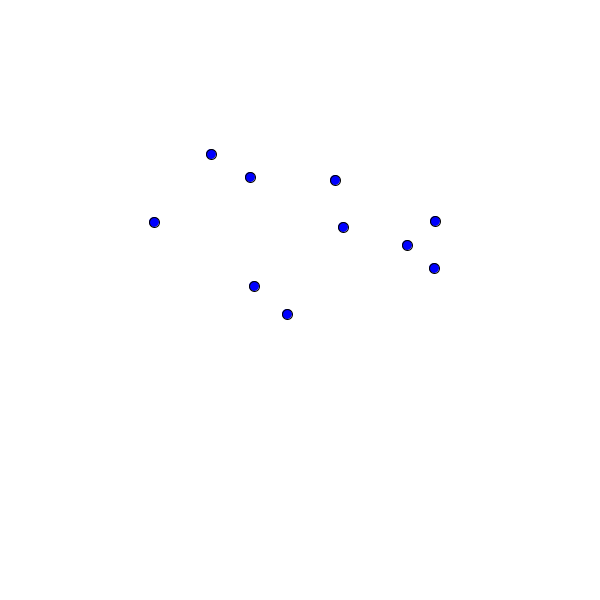
Frame 1 (no input)
Frame 60 (the mouse pressed at the canvas centre just before this capture): identical to frame 1, image omitted
Frame 120 (the mouse held since frame 60 and released just before this capture): identical to frame 1, image omitted

The Processing sketch that drew this single still picture (run headless with seeded random() and noise(); from frame 60 on, the mouse is pressed at the canvas centre):

// Processing sketch: Collisions
// ── Collisions.pde
ArrayList<Dot> pontos = new ArrayList<Dot>();
ArrayList<Box> boxes = new ArrayList<Box>();

boolean mPress = false;

void setup() {
  size(600, 600);
  for (int i = 0; i < 10; i++) {
    pontos.add(new Dot(new PVector((int)random(150, width-150), (int)random(150, height-150))));
  }
  boxes.add(new Box(true));
  boxes.add(new Box(false));
}

void draw() {
  background(255);
  fill(255);
  for (Dot d : pontos) {
    d.UpdateDot();
  }
}

void keyPressed() {
  pontos.add(new Dot(new PVector(mouseX, mouseY)));
}

void mousePressed() {

  mPress = true;
}

void mouseReleased() {
  mPress = false;
}

// ── Box.pde
class Box {
  PVector left;
  PVector right;
  PVector bottom;
  PVector up;
  PVector cornerPoint;
  PVector size;

  boolean isPointsBox;

  Box(boolean _isPointsBox) {
    isPointsBox = _isPointsBox;
    if (isPointsBox) {
      left = pontos.get(0).pos;
      right = pontos.get(0).pos;
      bottom = pontos.get(0).pos;
      up = pontos.get(0).pos;
    }
    cornerPoint = new PVector();
    size = new PVector();
  }

  void Update() {
    if (isPointsBox) {
      for (Dot p : pontos) {
        if (p.pos.x < left.x) {
          left = p.pos;
        }
        if (p.pos.x > right.x) {
          right = p.pos;
        }
        if (p.pos.y < up.y) {
          up = p.pos;
        }
        if (p.pos.y > bottom.y) {
          bottom = p.pos;
        }
      }
      cornerPoint = new PVector(left.x, up.y);
      size = new PVector(right.x - left.x, bottom.y - up.y);
    } else {
      cornerPoint = new PVector(mouseX, mouseY);
      size = new PVector(20, 20);
    }
    noFill();
    if (doOverlap(boxes.get(0), boxes.get(1))) {
      stroke(255, 0, 0);
    } else {
      stroke(0);
    }
    rect(cornerPoint.x-5, cornerPoint.y-5, size.x+10, size.y+10);
  }

  boolean CheckInside(PVector p) {
    if (p.x > cornerPoint.x-5 && p.x < cornerPoint.x+size.x+5) {
      if (p.y > cornerPoint.y-5 && p.y < cornerPoint.y+size.y+5) {
        return true;
      }
    }
    return false;
  }

  boolean doOverlap(Box b1, Box b2) {
    /*
    l1: Top Left coordinate of first rectangle.
     r1: Bottom Right coordinate of first rectangle.
     l2: Top Left coordinate of second rectangle.
     r2: Bottom Right coordinate of second rectangle.
     */
    PVector l1, r1;
    PVector l2, r2;

    l1 = b1.cornerPoint.copy();
    r1 = b1.cornerPoint.copy().add(b1.size.copy());

    l2 = b2.cornerPoint.copy();
    r2 = b2.cornerPoint.copy().add(b2.size.copy());

    if (l1.x == r1.x || l1.y == r1.y || l2.x == r2.x || l2.y == r2.y)
    {
      return false;
    }
    if (l1.x >= r2.x || l2.x >= r1.x) {
      return false;
    }
    if (r1.y >= l2.y || r2.y >= l1.y) {
      return false;
    }
    return true;
  }
}

// ── Dot.pde
class Dot {
  PVector pos;
  boolean insideBox = false;

  Dot(PVector _pos) {
    pos = _pos;
  }

  void UpdateDot() {
    if (insideBox)
      fill(255, 0, 0);
    else
      fill(0, 0, 255);
    ellipse(pos.x, pos.y, 10, 10);
  }
}
